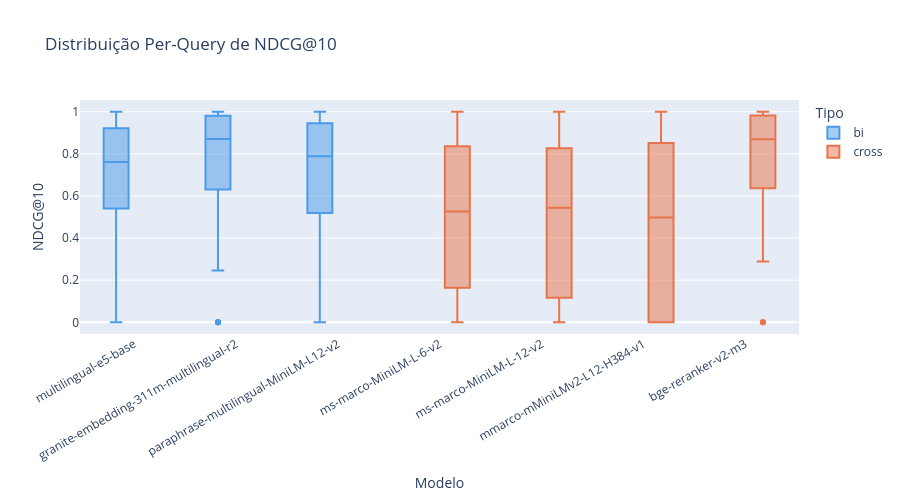

The code cell stored with this chart in its notebook:
### Markdown cell above
## 5. Boxplot — Distribuição Per-Query por Modelo

### Code cell
metric_box = "NDCG@10"

fig = px.box(
    df_pq,
    x="model_short",
    y=metric_box,
    color="encoder_type",
    points="outliers",
    title=f"Distribuição Per-Query de {metric_box}",
    labels={"model_short": "Modelo", metric_box: metric_box, "encoder_type": "Tipo"},
    color_discrete_map={"bi": "#4C9BE8", "cross": "#E8744C"},
    height=500,
)
fig.update_layout(xaxis_tickangle=-30)
fig.show()

### Figure 1 — Plotly figure (JSON) as saved in the notebook; plotly's stock layout.template omitted (floating-point values rounded to 4 significant figures; data arrays with more than 128 entries replaced by an {"elided": "..."} marker saying what was removed)
{"data": [{"alignmentgroup": "True", "boxpoints": "outliers", "hovertemplate": "Tipo=bi<br>Modelo=%{x}<br>NDCG@10=%{y}<extra></extra>", "legendgroup": "bi", "marker": {"color": "#4C9BE8"}, "name": "bi", "notched": false, "offsetgroup": "bi", "orientation": "v", "showlegend": true, "type": "box", "x": {"elided": "375 str values"}, "x0": " ", "xaxis": "x", "y": {"elided": "375 float values"}, "y0": " ", "yaxis": "y"}, {"alignmentgroup": "True", "boxpoints": "outliers", "hovertemplate": "Tipo=cross<br>Modelo=%{x}<br>NDCG@10=%{y}<extra></extra>", "legendgroup": "cross", "marker": {"color": "#E8744C"}, "name": "cross", "notched": false, "offsetgroup": "cross", "orientation": "v", "showlegend": true, "type": "box", "x": {"elided": "500 str values"}, "x0": " ", "xaxis": "x", "y": {"elided": "500 float values"}, "y0": " ", "yaxis": "y"}], "layout": {"boxmode": "group", "height": 500, "legend": {"title": {"text": "Tipo"}, "tracegroupgap": 0}, "title": {"text": "Distribuição Per-Query de NDCG@10"}, "xaxis": {"anchor": "y", "domain": [0, 1], "tickangle": -30, "title": {"text": "Modelo"}}, "yaxis": {"anchor": "x", "domain": [0, 1], "title": {"text": "NDCG@10"}}}}
